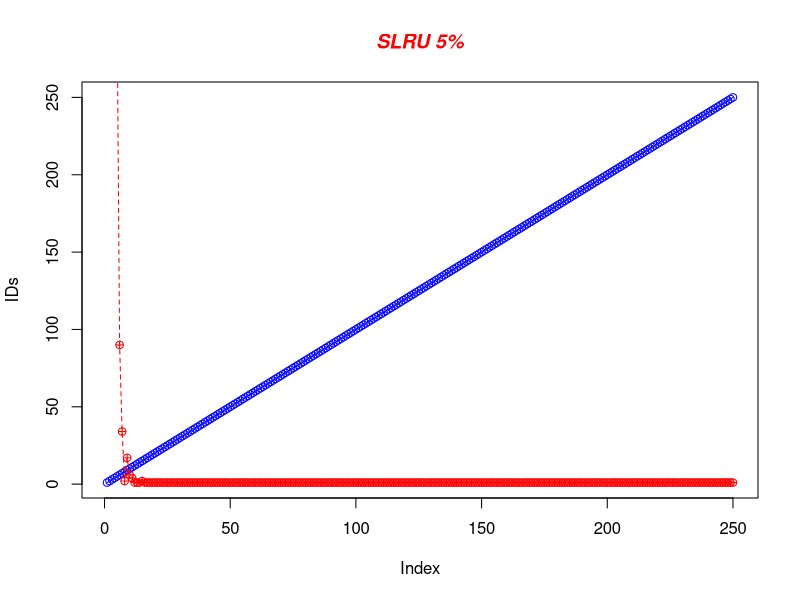

The R script that drew this image:
# Define 2 vectors
IDs <- c(1, 2, 3, 4, 5, 6, 7, 8, 9, 10, 11, 12, 13, 14, 15, 16, 17, 18, 19, 20, 21, 22, 23, 24, 25, 26, 27, 28, 29, 30, 31, 32, 33, 34, 35, 36, 37, 38, 39, 40, 41, 42, 43, 44, 45, 46, 47, 48, 49, 50, 51, 52, 53, 54, 55, 56, 57, 58, 59, 60, 61, 62, 63, 64, 65, 66, 67, 68, 69, 70, 71, 72, 73, 74, 75, 76, 77, 78, 79, 80, 81, 82, 83, 84, 85, 86, 87, 88, 89, 90, 91, 92, 93, 94, 95, 96, 97, 98, 99, 100, 101, 102, 103, 104, 105, 106, 107, 108, 109, 110, 111, 112, 113, 114, 115, 116, 117, 118, 119, 120, 121, 122, 123, 124, 125, 126, 127, 128, 129, 130, 131, 132, 133, 134, 135, 136, 137, 138, 139, 140, 141, 142, 143, 144, 145, 146, 147, 148, 149, 150, 151, 152, 153, 154, 155, 156, 157, 158, 159, 160, 161, 162, 163, 164, 165, 166, 167, 168, 169, 170, 171, 172, 173, 174, 175, 176, 177, 178, 179, 180, 181, 182, 183, 184, 185, 186, 187, 188, 189, 190, 191, 192, 193, 194, 195, 196, 197, 198, 199, 200, 201, 202, 203, 204, 205, 206, 207, 208, 209, 210, 211, 212, 213, 214, 215, 216, 217, 218, 219, 220, 221, 222, 223, 224, 225, 226, 227, 228, 229, 230, 231, 232, 233, 234, 235, 236, 237, 238, 239, 240, 241, 242, 243, 244, 245, 246, 247, 248, 249, 250)

size<- c(832033, 20999, 2296, 563, 307, 90, 34, 2, 17, 6, 4, 1, 1, 1, 2, 1, 1, 1, 1, 1, 1, 1, 1, 1, 1, 1, 1, 1, 1, 1, 1, 1, 1, 1, 1, 1, 1, 1, 1, 1, 1, 1, 1, 1, 1, 1, 1, 1, 1, 1, 1, 1, 1, 1, 1, 1, 1, 1, 1, 1, 1, 1, 1, 1, 1, 1, 1, 1, 1, 1, 1, 1, 1, 1, 1, 1, 1, 1, 1, 1, 1, 1, 1, 1, 1, 1, 1, 1, 1, 1, 1, 1, 1, 1, 1, 1, 1, 1, 1, 1, 1, 1, 1, 1, 1, 1, 1, 1, 1, 1, 1, 1, 1, 1, 1, 1, 1, 1, 1, 1, 1, 1, 1, 1, 1, 1, 1, 1, 1, 1, 1, 1, 1, 1, 1, 1, 1, 1, 1, 1, 1, 1, 1, 1, 1, 1, 1, 1, 1, 1, 1, 1, 1, 1, 1, 1, 1, 1, 1, 1, 1, 1, 1, 1, 1, 1, 1, 1, 1, 1, 1, 1, 1, 1, 1, 1, 1, 1, 1, 1, 1, 1, 1, 1, 1, 1, 1, 1, 1, 1, 1, 1, 1, 1, 1, 1, 1, 1, 1, 1, 1, 1, 1, 1, 1, 1, 1, 1, 1, 1, 1, 1, 1, 1, 1, 1, 1, 1, 1, 1, 1, 1, 1, 1, 1, 1, 1, 1, 1, 1, 1, 1, 1, 1, 1, 1, 1, 1, 1, 1, 1, 1, 1, 1, 1, 1, 1, 1, 1, 1)

#
plot(IDs, type="o", col="blue")
# Graph numbers asked
lines(size, type="o", pch=10, lty=2, col="red")

# Create a title with a red, bold/italic font
title(main="SLRU 5%", col.main="red", font.main=4)
